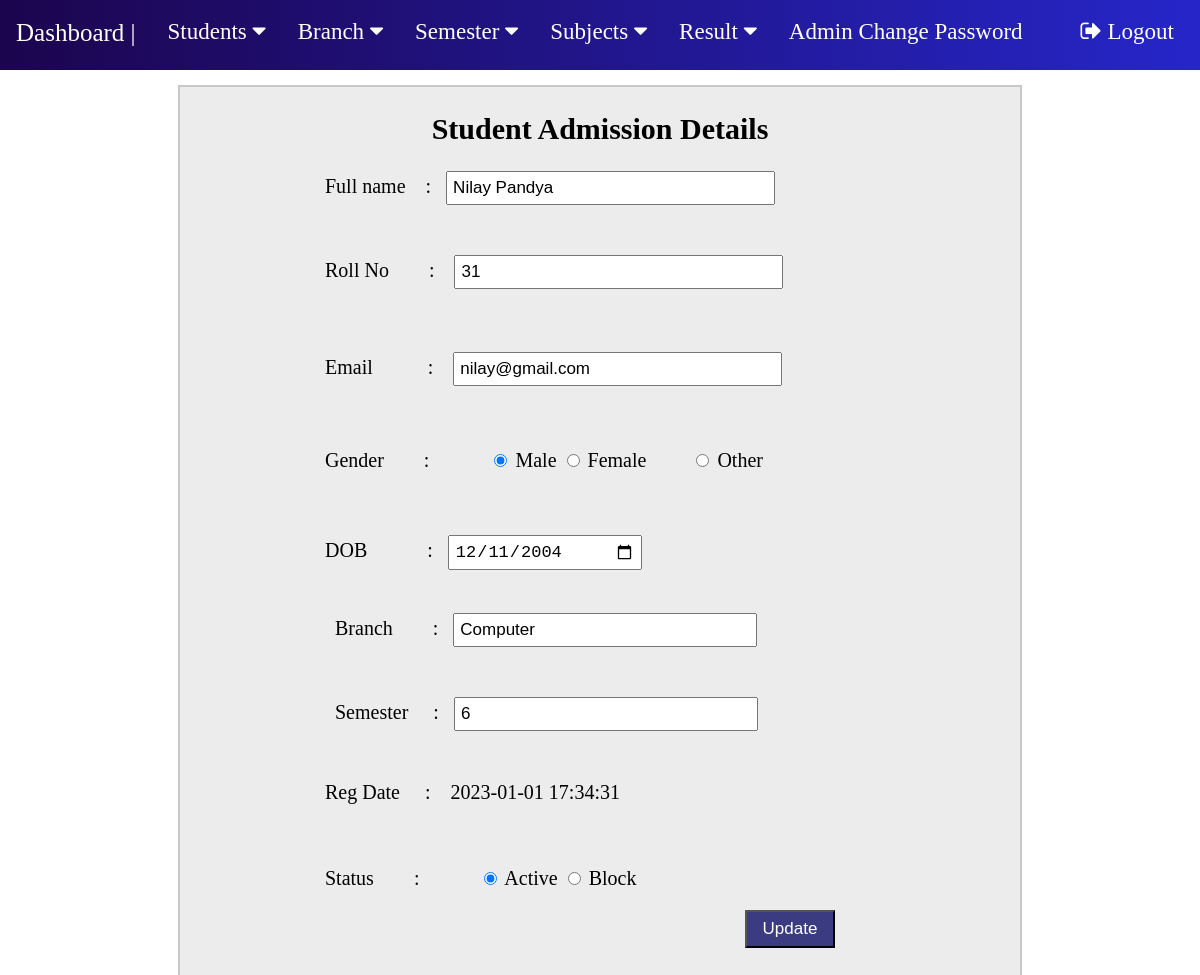
Page /edit-student.php?stid=1 (signed in) on the committed database.
### tables this page shows
CREATE TABLE `student` (
  `reg_id` int(255) NOT NULL,
  `Name` varchar(200) NOT NULL,
  `Roll_No` int(160) NOT NULL,
  `Email` varchar(100) NOT NULL,
  `Gender` varchar(50) NOT NULL,
  `DOB` varchar(100) NOT NULL,
  `branch_id` int(100) NOT NULL,
  `sem_id` int(8) NOT NULL,
  `Reg_date` timestamp NOT NULL DEFAULT current_timestamp(),
  `status` int(1) NOT NULL
);

CREATE TABLE `branch` (
  `branch_id` int(50) NOT NULL,
  `branch` varchar(100) NOT NULL
);

CREATE TABLE `semester` (
  `sem_id` int(9) NOT NULL,
  `semester` int(100) NOT NULL
);

### edit-student.php (the view, shortened to what this page needs)
<?php
include "includes/connection.php";
$stid = intval($_GET['stid']);
?>
<!DOCTYPE html>
<html lang="en">
<head>
</head>
<body style=" margin : 0">
    <?php include "nav.php";?>
    <div style="width : 70%; margin : auto auto; height : 900px; border : 2px solid rgb(200, 200, 200); margin-top : 15px;background-color: rgb(236, 236, 236)">
    <h2 style="text-align:center; font-size : 30px">Student Admission Details</h2>
        <form method="post" >
    <?php
    $sql = "SELECT student.Name, student.Roll_No, student.reg_id,student.status,student.Email,student.Gender,student.Reg_date,student.DOB,branch.branch, semester.semester from student join branch on student.branch_id = branch.branch_id join semester on student.sem_id = semester.sem_id where student.reg_id = $stid";
    $result = mysqli_query($conn,$sql);
    $num = mysqli_num_rows($result);
    if($num > 0){
        while($row = mysqli_fetch_assoc($result)){
           ?>
           <div style=" width : 75%; margin:auto auto; font-size : 20px">
<p>
        <label for="fullname">Full name  &nbsp;&nbsp;&nbsp;:&nbsp;&nbsp;
    <input name="fullname" value="<?php echo $row['Name'];?>" style="width : 50%;padding : 5px;font-size:17px"/>
</label>
      </p>
<p style="margin-top : 50px">
        <label for="rollno">Roll No &nbsp;&nbsp;&nbsp;&nbsp;&nbsp;&nbsp; : &nbsp;&nbsp;
     <input name="rollno" value="<?php echo $row['Roll_No'];?>" style="width : 50%;padding : 5px;font-size:17px"/>
    </label>
      </p>
 <p>
        <label for="email">Email &nbsp;&nbsp;&nbsp;&nbsp;&nbsp;&nbsp;&nbsp;&nbsp;&nbsp; :  &nbsp;&nbsp;
    <input type="email" name="email" value="<?php echo $row['Email'];?>" style="width : 50%;padding : 5px;font-size:17px" />
</label>
      </p>
<p>
        Gender  &nbsp;&nbsp;&nbsp;&nbsp;&nbsp;&nbsp;&nbsp;: &nbsp;&nbsp;
<?php
$gndr = $row['Gender'];
if($gndr == "Male"){
    ?>
        <label><input type="radio" name="gender" value="Male" checked /> Male</label>
<label><input type="radio" name="gender" value="Female" /> Female</label>
        <label><input type="radio" name="gender" value="Other" /> Other</label>
<?php
}
?>
      </p>
<p>
        <label for="birthDate">DOB &nbsp;&nbsp;&nbsp;&nbsp;&nbsp;&nbsp;&nbsp;&nbsp;&nbsp;&nbsp; :&nbsp;&nbsp;
     <input type="date" name="birthDate" value="<?php echo $row['DOB'];?>" style="padding : 5px;font-size:17px; width : 180px"/></label>
      </p>
<div style="margin-left : 50px; margin-bottom:50px">
    <label for="branch">Branch &nbsp;&nbsp;&nbsp;&nbsp;&nbsp;&nbsp; :&nbsp;&nbsp;
    <input name="branch" value="<?php echo $row['branch'];?>" style="width : 50%;padding : 5px;font-size:17px" readonly/>
    </label>
</div>
<div style="margin-left : 50px; margin-bottom:50px">
    <label for="semester">Semester &nbsp;&nbsp;&nbsp; :&nbsp;&nbsp;
    <input name="semester" value="<?php echo $row['semester'];?>" style="width : 50%;padding : 5px;font-size:17px" readonly/>
    </label>
</div>
<p>
        Reg Date &nbsp;&nbsp;&nbsp;&nbsp;:&nbsp;&nbsp;&nbsp; <?php echo $row['Reg_date'];?>
      </p>
<p>
        Status  &nbsp;&nbsp;&nbsp;&nbsp;&nbsp;&nbsp;&nbsp;: &nbsp;&nbsp;
<?php
$s = $row['status'];
if($s == 1){
    ?>
                <label><input type="radio" name="status" value="1" required="required" checked /> Active</label>
<label><input type="radio" name="status" value="0" required /> Block</label>
<?php
}?>
</p>
 <div style="float:right; margin-right : 80px">
        <button type="submit" style="width : 90px; padding : 7px;font-size : 17px; background-color : rgba(42, 42, 120, 0.909);color:white;">Update</button>
</div>
  </form>
<?php
        }
    }
    ?>
    </div>
</body>
</html>

### rows in the picture
student: fullname "Nilay Pandya", rollno "31", email "nilay@gmail.com", birthDate "12/11/2004", branch "Computer", semester "6", Reg_date "2023-01-01 17:34:31"
